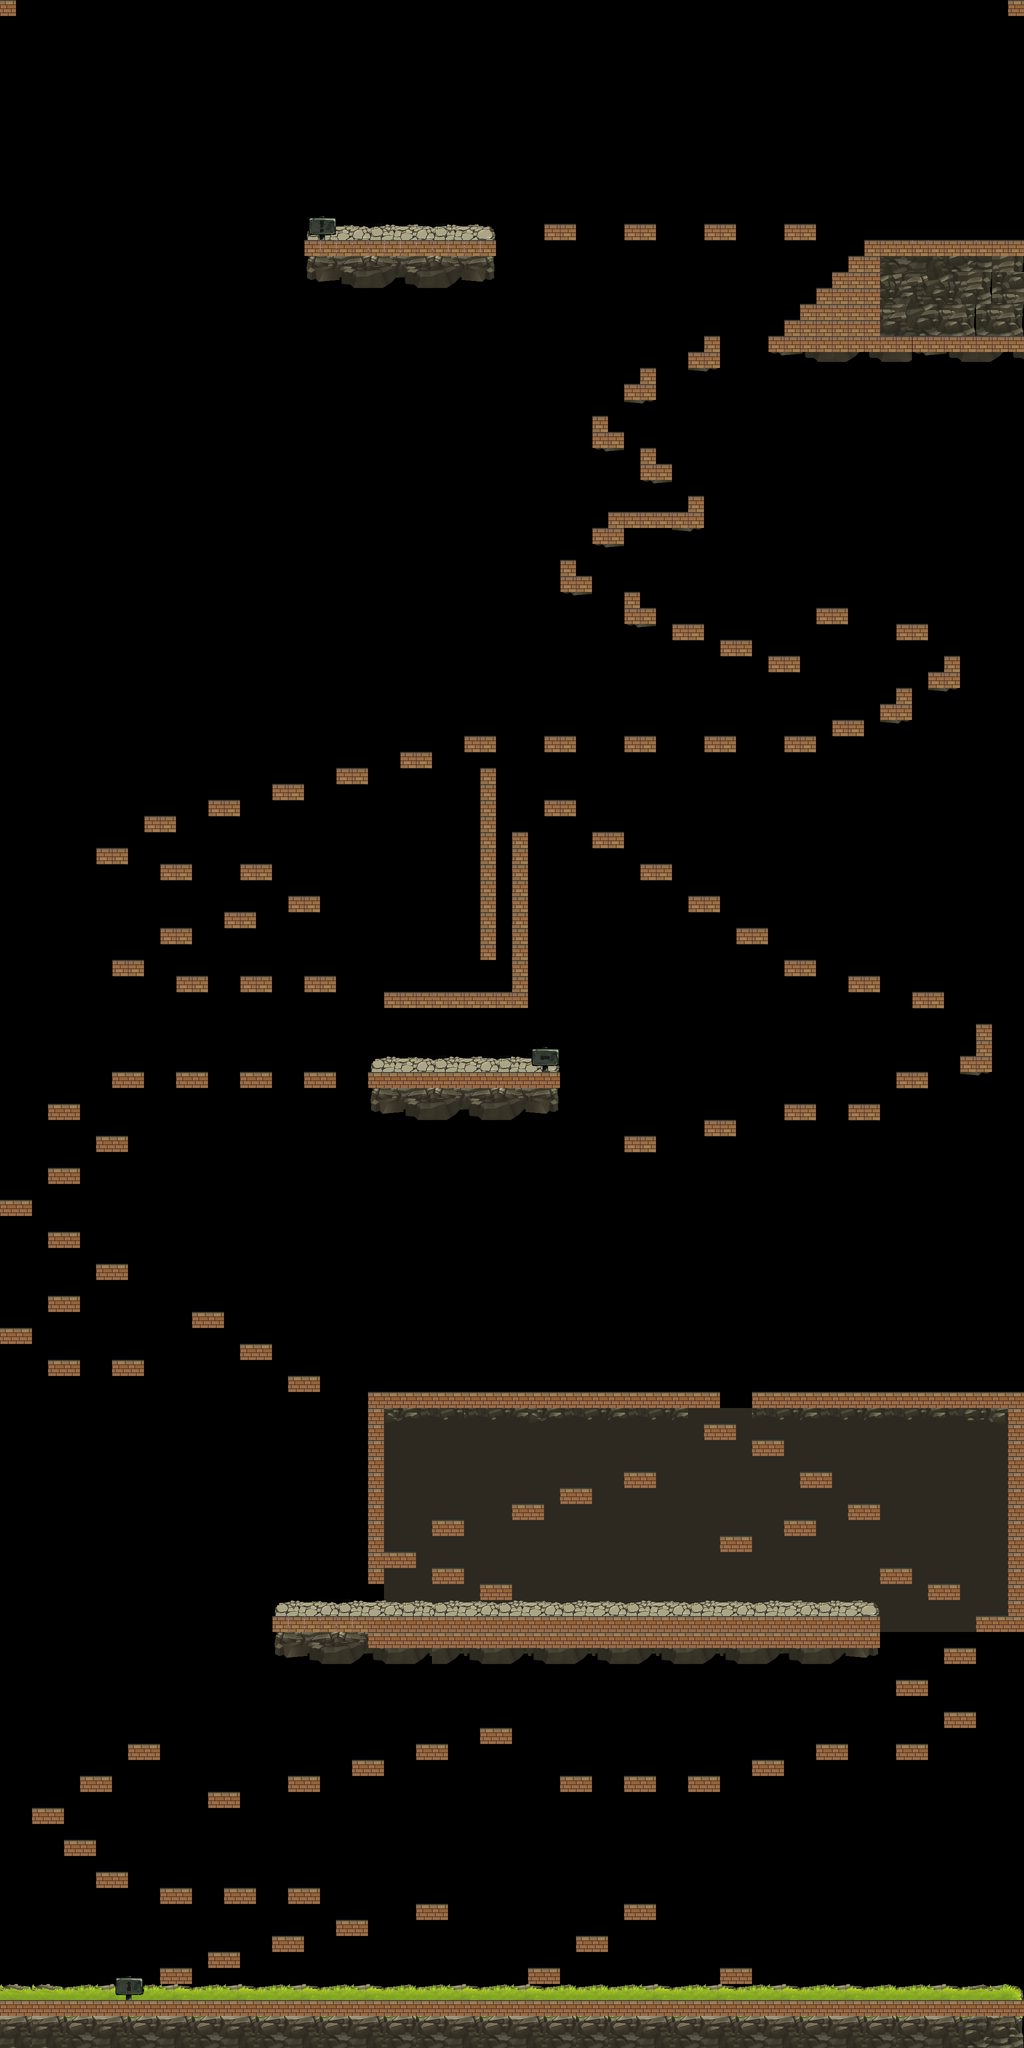

The image is a tile-based game level rendered from a .tmx file. Its description and source (layers, tilesets, objects; grid data summarised) follow:
An orthogonal 64x128 tile map with 32x32 px tiles, 4 tile layers (Background3, background, background2, Tile Layer 2), 3 tilesets and 1 object.

<map version="1.0" orientation="orthogonal" renderorder="right-down" width="64" height="128" tilewidth="32" tileheight="32" nextobjectid="2">
 <tileset firstgid="1" name="tmx-rpg-bigpack.1" tilewidth="32" tileheight="32">
  <image source="tmx-rpg-bigpack.atlasc/tmx-rpg-bigpack.1.png" width="674" height="738" />
 </tileset>
 <tileset firstgid="484" name="valley-tiles-5.1" tilewidth="32" tileheight="32">
  <image source="valley-tiles-5.atlasc/valley-tiles-5.1.png" width="1154" height="1026" />
 </tileset>
 <tileset firstgid="1636" name="kz_signs_small.1" tilewidth="32" tileheight="32" spacing="1">
  <image source="kz_signs_small.atlasc/kz_signs_small.1.png" width="204" height="134" />
 </tileset>
 <layer name="Background3" width="64" height="128">
  <data>[8192 cells, 124 non-empty, 13 distinct tile ids]</data>
 </layer>
 <layer name="background" width="64" height="128">
  <data>[8192 cells, 1050 non-empty, 184 distinct tile ids]</data>
 </layer>
 <layer name="background2" width="64" height="128">
  <data>[8192 cells, 508 non-empty, 108 distinct tile ids]</data>
 </layer>
 <objectgroup name="objects">
  <object id="1" x="928.962" y="2471.96">
   <ellipse />
  </object>
 </objectgroup>
 <layer name="Tile Layer 2" width="64" height="128">
  <data>[8192 cells, 552 non-empty, 2 distinct tile ids]</data>
 </layer>
</map>
